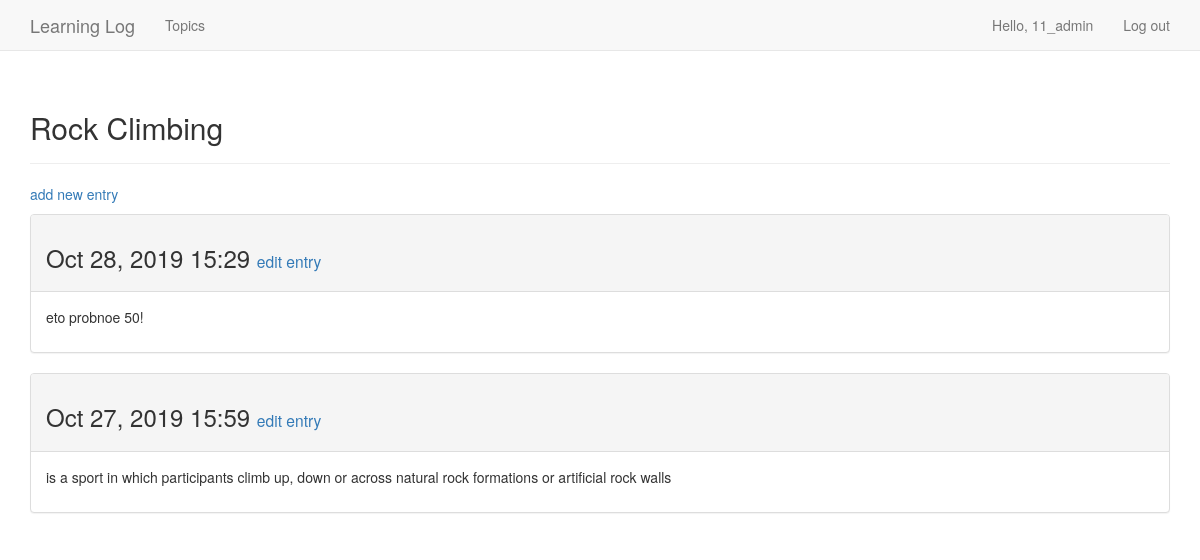
Page /topics/2/ (signed in) on the earlier database version.
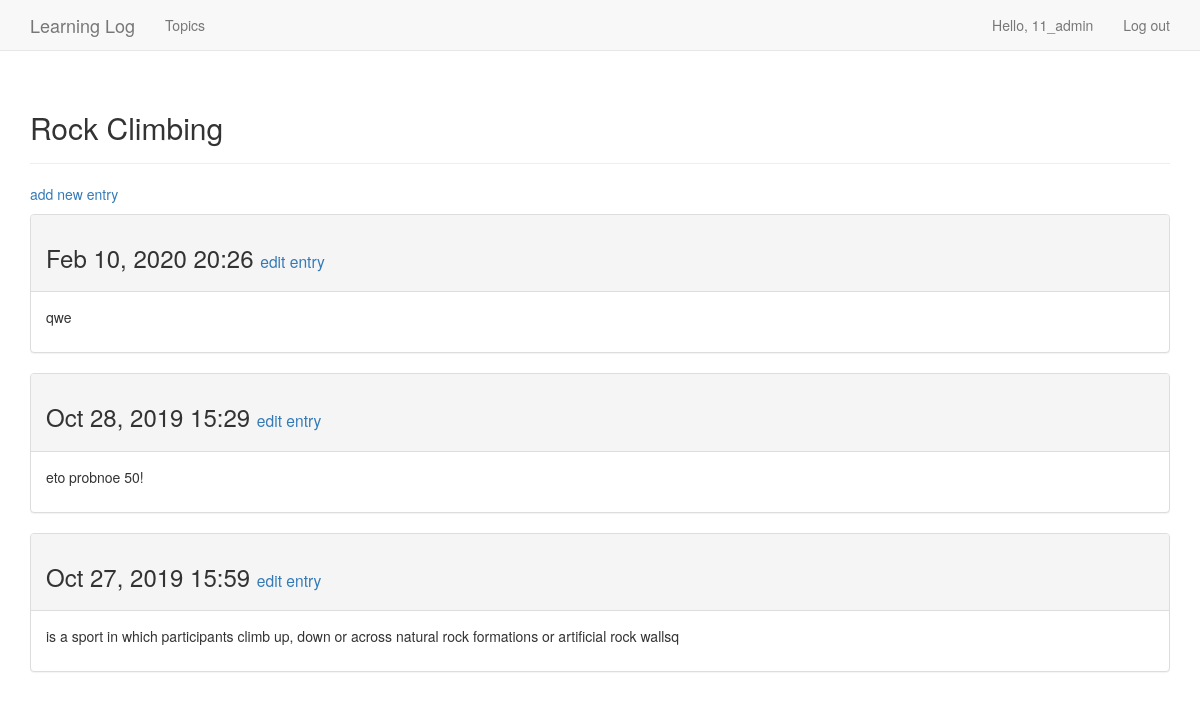
Same page on the later database version.
### learning_logs/models.py (models this page shows, shortened)
class Topic(models.Model):
    text = models.CharField(max_length=200)
    date_added = models.DateTimeField(auto_now_add=True)
    owner = models.ForeignKey(User)
    def __str__(self):
        return self.text

class Entry(models.Model):
    topic = models.ForeignKey(Topic)
    text = models.TextField()
    date_added = models.DateTimeField(auto_now_add=True)
    class Meta:
        verbose_name_plural = 'entries'

### learning_logs/views.py (the view)
# urls.py: url(r'^topics/(?P<topic_id>\d+)/$', views.topic, name='topic'),
@login_required
def topic(request, topic_id):
    topic = get_object_or_404(Topic, id=topic_id)
    if topic.owner != request.user:
        raise Http404
    entries = topic.entry_set.order_by('-date_added')
    context = {'topic': topic, 'entries': entries}
    return render(request, 'learning_logs/topic.html', context)

### learning_logs/templates/learning_logs/topic.html
{% extends 'learning_logs/base.html' %}
{% load bootstrap3 %}
{% block header %}
    <h2>{{ topic }}</h2>
{% endblock header %}
{% block content %}
  <p>
    <a href="{% url 'learning_logs:new_entry' topic.id %}">add new entry</a>
</p>
  {% for entry in entries %}
      <div class="panel panel-default">
        <div class="panel-heading">
          <h3>
            {{ entry.date_added|date:'M d, Y H:i' }}
            <small>
              <a href="{% url 'learning_logs:edit_entry' entry.id %}">edit entry</a>
            </small>
          </h3>
        </div>
        <div class="panel-body">
          {{ entry.text|linebreaks }}
        </div>
      </div>
  {% empty %}
      There are no entries for this topic yet.
  {% endfor %}
{% endblock content %}

### learning_logs/templates/learning_logs/base.html (shortened to what this page needs)
{% load bootstrap3 %}
<!DOCTYPE html>
<html lang="en">
<head>
	{% bootstrap_css %}
</head>
<body>
	<nav class="navbar navbar-default navbar-static-top">
		<div class="container">
			<div class="navbar-header">
				<a class="navbar-brand" href="{% url 'learning_logs:index' %}">Learning Log</a>
			</div>
			<div id="navbar" class="navbar-collapse collapse">
				<ul class="nav navbar-nav">
					<li><a href="{% url 'learning_logs:topics' %}">Topics</a></li>
				</ul>
				<ul class="nav navbar-nav navbar-right">
					{% if user.is_authenticated %}
						<li><a>Hello, {{ user.username }}  </a></li>
						<li><a href="{% url 'users:logout' %}">Log out</a></li>
					{% else %}
						<li><a href="{% url 'users:register' %}">Register</a></li>
						<li><a href="{% url 'users:login' %}">Login</a></li>
					{% endif %}
				</ul>
			</div>
		</div>
	  </nav>
	  <div class="container">
		  <div class="page-header">
			{% block header %}{% endblock header %}
		  </div>
		  <div>
			  {% block content %} {% endblock content %}
		  </div>
	  </div>
</body>
</html>

Differences in the rows shown:
added Entry: date_added "Feb 10, 2020 20:26", text "qwe"
changed Entry: text "is a sport in which participants climb up, down or across natural rock formations or artificial rock walls" → "is a sport in which participants climb up, down or across natural rock formations or artificial rock wallsq"
